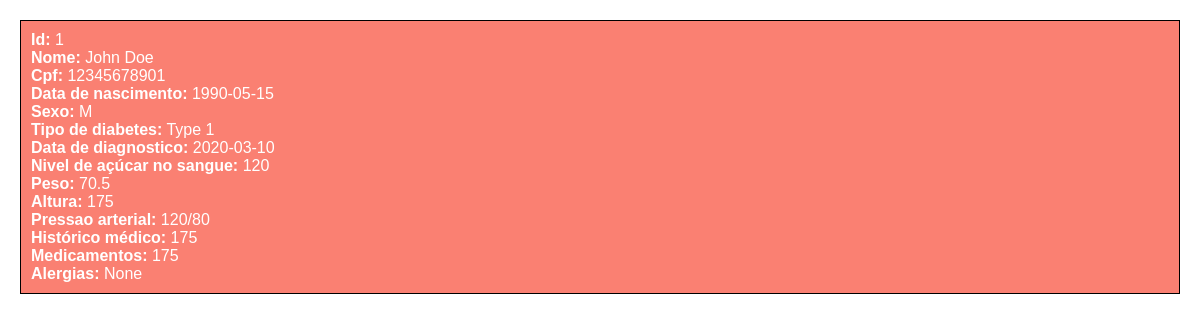
The app's page /usuarios.php?id=1 with its own data.
### tables this page shows
CREATE TABLE usuario (
  id INT NOT NULL AUTO_INCREMENT,
  nome VARCHAR(255) NOT NULL,
  email VARCHAR(255) NOT NULL,
  cpf VARCHAR(11) NOT NULL,
  data_nascimento DATE NOT NULL,
  sexo CHAR(1) NOT NULL,
  tipo_diabetes VARCHAR(255) NOT NULL,
  data_diagnostico DATE NOT NULL,
  nivel_acucar_sangue FLOAT NOT NULL,
  peso FLOAT NOT NULL,
  altura FLOAT NOT NULL,
  pressao_arterial FLOAT NOT NULL,
  historico_medico VARCHAR(255) NOT NULL,
  medicamentos VARCHAR(255) NOT NULL,
  alergias VARCHAR(255) NOT NULL,
  PRIMARY KEY (id)
);

### usuarios.php (the view, shortened to what this page needs)
<!DOCTYPE html>
<html lang="en">
<head>
</head>
<body>
<?php
    include("connection.php");
    $id = $_GET["id"];
    $sql = sprintf("SELECT * FROM usuario WHERE id = %d", $id);
    $result = $conn->query($sql);
    if ($result->num_rows > 0) {
        while ($row = $result->fetch_assoc()) {
            echo '<div class="user-info">';
            echo sprintf("<b>Id:</b> %d<br>", $row['id']);
            echo sprintf("<b>Nome:</b> %s<br>", $row['nome']);
            echo sprintf("<b>Cpf:</b> %s<br>", $row['cpf']);
            echo sprintf("<b>Data de nascimento:</b> %s<br>", $row['data_nascimento']);
            echo sprintf("<b>Sexo:</b> %s<br>", $row['sexo']);
            echo sprintf("<b>Tipo de diabetes:</b> %s<br>", $row['tipo_diabetes']);
            echo sprintf("<b>Data de diagnostico:</b> %s<br>", $row['data_diagnostico']);
            echo sprintf("<b>Nivel de açúcar no sangue:</b> %s<br>", $row['nivel_acucar_sangue']);
            echo sprintf("<b>Peso:</b> %s<br>", $row['peso']);
            echo sprintf("<b>Altura:</b> %s<br>", $row['altura']);
            echo sprintf("<b>Pressao arterial:</b> %s<br>", $row['pressao_arterial']);
            echo sprintf("<b>Histórico médico:</b> %s<br>", $row['altura']);
            echo sprintf("<b>Medicamentos:</b> %s<br>", $row['altura']);
            echo sprintf("<b>Alergias:</b> %s<br>", $row['alergias']);
            echo '</div>';
        }
    }
?>
</body>
</html>

### usuarios.php (style rules this page uses)
body { background-color: #fff; color: #000; font-family: Arial, sans-serif; margin: 0; padding: 20px; }
.user-info { margin-bottom: 20px; border: 1px solid #000; padding: 10px; background-color: #fa8072; color: #fff; }

### records on screen
usuario: id "1", nome "John Doe", cpf "12345678901", data_nascimento "1990-05-15", sexo "M", tipo_diabetes "Type 1", data_diagnostico "2020-03-10", nivel_acucar_sangue "120", peso "70.5", altura "175", pressao_arterial "120/80", alergias "None"
